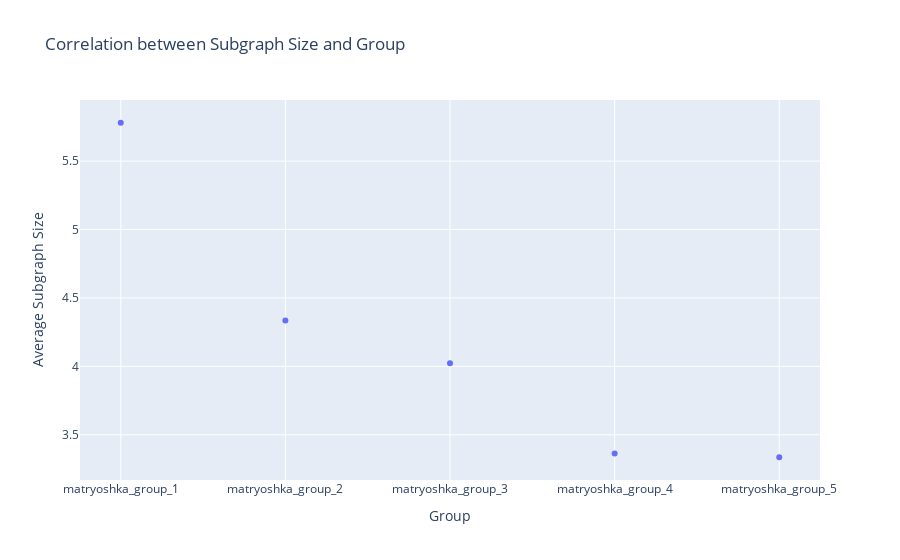

The notebook cell this image was saved under:
### Code cell
import pandas as pd

# Calculate the correlation between subgraph size and group
correlation_data = (
    filtered_graph_data.groupby("group")["subgraph_size"].mean().reset_index()
)
correlation = filtered_graph_data["subgraph_size"].corr(
    filtered_graph_data["group"].cat.codes
)

# Print the correlation result
print(f"Correlation between subgraph size and group: {correlation:.4f}")

# Optionally, visualize the correlation
fig_corr = px.scatter(
    correlation_data,
    x="group",
    y="subgraph_size",
    title="Correlation between Subgraph Size and Group",
    labels={"group": "Group", "subgraph_size": "Average Subgraph Size"},
)
fig_corr.show()

### Figure 1 — Plotly figure (JSON) as saved in the notebook; plotly's stock layout.template omitted (floating-point values rounded to 4 significant figures)
{"data": [{"hovertemplate": "Group=%{x}<br>Average Subgraph Size=%{y}<extra></extra>", "legendgroup": "", "marker": {"color": "#636efa", "symbol": "circle"}, "mode": "markers", "name": "", "orientation": "v", "showlegend": false, "type": "scatter", "x": ["matryoshka_group_1", "matryoshka_group_2", "matryoshka_group_3", "matryoshka_group_4", "matryoshka_group_5"], "xaxis": "x", "y": [5.781, 4.336, 4.022, 3.363, 3.336], "yaxis": "y"}], "layout": {"legend": {"tracegroupgap": 0}, "title": {"text": "Correlation between Subgraph Size and Group"}, "xaxis": {"anchor": "y", "domain": [0, 1], "title": {"text": "Group"}}, "yaxis": {"anchor": "x", "domain": [0, 1], "title": {"text": "Average Subgraph Size"}}}}
